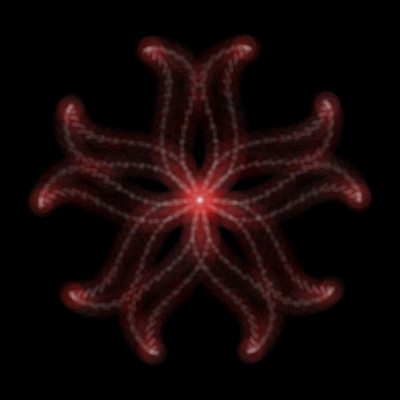
Frame 1 (no input)
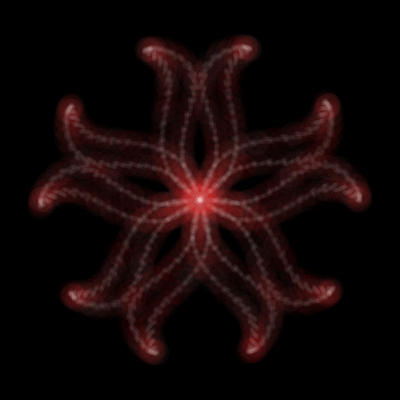
Frame 60 (the mouse pressed at the canvas centre just before this capture)
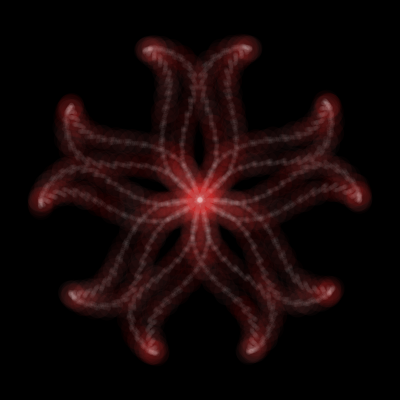
Frame 120 (the mouse held since frame 60 and released just before this capture)

The Processing sketch that drew these frames (run headless with seeded random() and noise(); from frame 60 on, the mouse is pressed at the canvas centre):

// Processing sketch: processing_120687
// ── processing_120687.pde

float a;
float b;
float c;
float x;
float y;

int num = 5000;

float r1 = 0;
float t1 = 0.2;
float r2 = 0;
float t2 = 1;
float h2 = 0.5;

float r1_goal = r1 + t1;
float r2_goal = r2 + t2;

float R;

void setup() {
  size(400, 400);
  colorMode(HSB, 360, 100, 100);
  background(0);
  smooth();
}

void draw() {
  background(0);

  pushMatrix();
  translate(width/2, height/2);
  rotate(radians(-90));
  noStroke();
  for (int i = 0;i <= num;i += 1) {
    b = cos(r2*2);
    a = b * h2 * 2+ 1; 
    c = (cos(r2*3)-cos(r2*5))/5;
    x = 80 * a * sin(r1 + c);
    y = 80 * a * cos(r1 + c);

    r1 += t1;
    r2 += t2;

    if (i % 5 == 0) {
      R = 25;
      fill(0, random(50, 100), random(50, 100), 10);
    }
    else {
      R = 5;
      fill(360, 10);
    }
    ellipse(x, y, R, R);
  }

  r1 = r1_goal;
  r2 = r2_goal;

  popMatrix();
}
